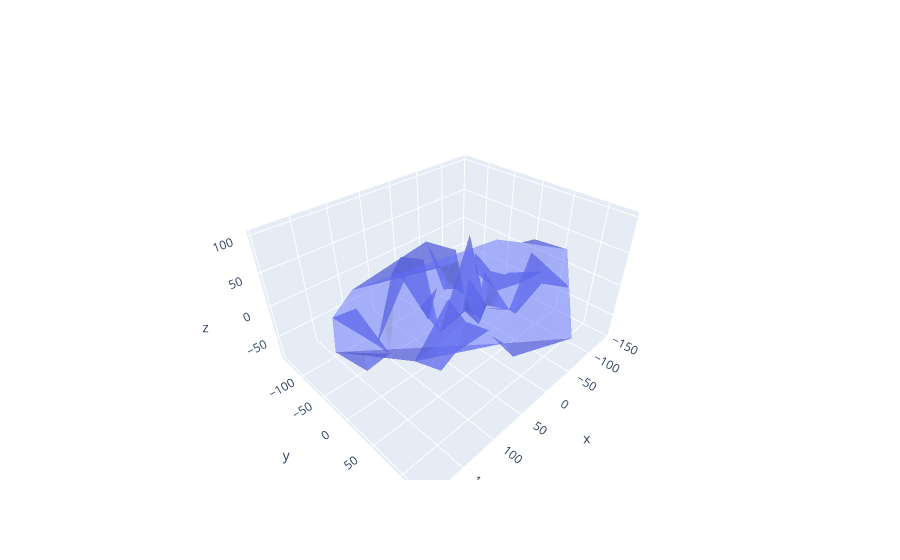

Source (notebook cell):
### Code cell
fig = go.Figure(go.Mesh3d(
    x = x,
    y = y,
    z = z,
    opacity = 0.5
))
fig.show()
